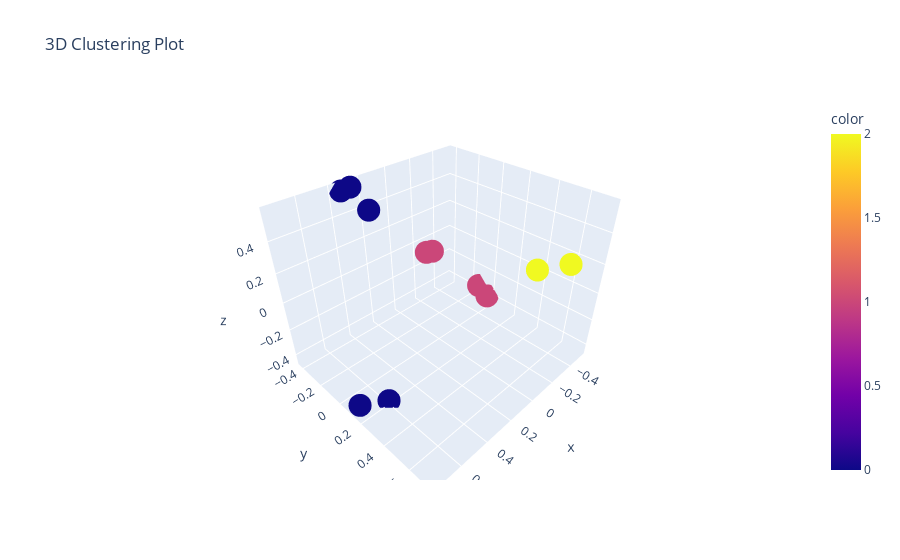

The cell this chart's notebook holds for it:
### Code cell
import plotly.express as px
from sklearn.feature_extraction.text import TfidfVectorizer
from sklearn.cluster import KMeans
from sklearn.decomposition import PCA
import json

# Step 1: Load JSON Data
with open('sample_data.json', 'r') as file:
    data = json.load(file)

# Extract content and perform TF-IDF vectorization
vectorizer = TfidfVectorizer()
tfidf_matrix = vectorizer.fit_transform([item['content'] for item in data])

# Clustering
num_clusters = 3  # Adjust based on your data
km = KMeans(n_clusters=num_clusters)
km.fit(tfidf_matrix)
clusters = km.labels_.tolist()

# Dimensionality Reduction for 3D visualization
pca = PCA(n_components=3)
coords = pca.fit_transform(tfidf_matrix.toarray())

# Create a 3D scatter plot
fig = px.scatter_3d(
    x=coords[:, 0], y=coords[:, 1], z=coords[:, 2],
    color=clusters,
    hover_name=[item['name'] for item in data],
    title="3D Clustering Plot"
)

fig.show()

### Figure 1 — Plotly figure (JSON) as saved in the notebook; plotly's stock layout.template omitted (floating-point values rounded to 4 significant figures)
{"data": [{"hovertemplate": "<b>%{hovertext}</b><br><br>x=%{x}<br>y=%{y}<br>z=%{z}<br>color=%{marker.color}<extra></extra>", "hovertext": ["filename1", "filename2", "filename3", "filename4", "filename5", "filename1", "filename2", "filename3", "filename4", "filename5", "filename1", "filename2", "filename3", "filename4", "filename5", "filename1", "filename2", "filename3", "filename4", "filename5"], "legendgroup": "", "marker": {"color": [2, 1, 1, 0, 0, 2, 1, 1, 0, 0, 2, 1, 1, 0, 0, 2, 1, 1, 0, 0], "coloraxis": "coloraxis", "symbol": "circle"}, "mode": "markers", "name": "", "scene": "scene", "showlegend": false, "type": "scatter3d", "x": [-0.2255, -0.5232, -0.3206, 0.7575, 0.2863, -0.2255, -0.5232, -0.3206, 0.7575, 0.2863, -0.2255, -0.5232, -0.3206, 0.7575, 0.3463, -0.1762, -0.5089, -0.1372, 0.6012, 0.2378], "y": [0.7306, -0.1168, -0.3947, 0.1442, -0.4166, 0.7306, -0.1168, -0.3947, 0.1442, -0.4166, 0.7306, -0.1168, -0.3947, 0.1442, -0.421, 0.5708, -0.0207, -0.2584, 0.2005, -0.3279], "z": [0.335, -0.3552, -0.09373, -0.4062, 0.5636, 0.335, -0.3552, -0.09373, -0.4062, 0.5636, 0.335, -0.3552, -0.09373, -0.4062, 0.5576, 0.2509, -0.3937, 0.03032, -0.4483, 0.4367]}], "layout": {"coloraxis": {"colorbar": {"title": {"text": "color"}}, "colorscale": [[0, "#0d0887"], [0.1111, "#46039f"], [0.2222, "#7201a8"], [0.3333, "#9c179e"], [0.4444, "#bd3786"], [0.5556, "#d8576b"], [0.6667, "#ed7953"], [0.7778, "#fb9f3a"], [0.8889, "#fdca26"], [1, "#f0f921"]]}, "legend": {"tracegroupgap": 0}, "scene": {"domain": {"x": [0, 1], "y": [0, 1]}, "xaxis": {"title": {"text": "x"}}, "yaxis": {"title": {"text": "y"}}, "zaxis": {"title": {"text": "z"}}}, "title": {"text": "3D Clustering Plot"}}}
